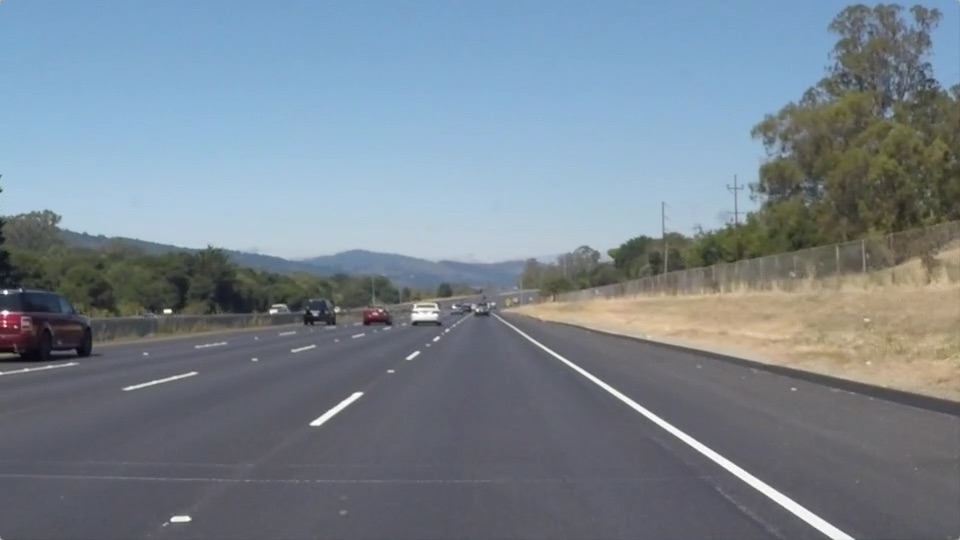
#> input picture test_images/solidWhiteRight.jpg, 960 x 540 px, found by its file name
$ jupyter execute --allow-errors P1.ipynb   (shell and % lines are left out)
#> lines starting #> are read from the running program, lines starting #| are printed output that depends on the picture; after the words box and inside, x2 and y2 are one past the last pixel; in counts of white or black regions, pixels touching at a corner belong together
# Self-Driving Car Engineer Nanodegree

## Project: **Finding Lane Lines on the Road**
***
In this project, you will use the tools you learned about in the lesson to identify lane lines on the road.  You can develop your pipeline on a series of individual images, and later apply the result to a video stream (really just a series of images). Check out the video clip "raw-lines-example.mp4" (also contained in this repository) to see what the output should look like after using the helper functions below.

Once you have a result that looks roughly like "raw-lines-example.mp4", you'll need to get creative and try to average and/or extrapolate the line segments you've detected to map out the full extent of the lane lines.  You can see an example of the result you're going for in the video "P1_example.mp4".  Ultimately, you would like to draw just one line for the left side of the lane, and one for the right.

In addition to implementing code, there is a brief writeup to complete. The writeup should be completed in a separate file, which can be either a markdown file or a pdf document. There is a [write up template](https://github.com/udacity/CarND-LaneLines-P1/blob/master/writeup_template.md) that can be used to guide the writing process. Completing both the code in the Ipython notebook and the writeup template will cover all of the [rubric points](https://review.udacity.com/#!/rubrics/322/view) for this project.

---
Let's have a look at our first image called 'test_images/solidWhiteRight.jpg'.  Run the 2 cells below (hit Shift-Enter or the "play" button above) to display the image.

**Note: If, at any point, you encounter frozen display windows or other confounding issues, you can always start again with a clean slate by going to the "Kernel" menu above and selecting "Restart & Clear Output".**

---

**The tools you have are color selection, region of interest selection, grayscaling, Gaussian smoothing, Canny Edge Detection and Hough Tranform line detection.  You  are also free to explore and try other techniques that were not presented in the lesson.  Your goal is piece together a pipeline to detect the line segments in the image, then average/extrapolate them and draw them onto the image for display (as below).  Once you have a working pipeline, try it out on the video stream below.**

---

<figure>

 <figcaption>
 <p></p>
 <p style="text-align: center;"> Your output should look something like this (above) after detecting line segments using the helper functions below </p>
 </figcaption>
</figure>
 <p></p>
<figure>

 <figcaption>
 <p></p>
 <p style="text-align: center;"> Your goal is to connect/average/extrapolate line segments to get output like this</p>
 </figcaption>
</figure>

**Run the cell below to import some packages.  If you get an `import error` for a package you've already installed, try changing your kernel (select the Kernel menu above --> Change Kernel).  Still have problems?  Try relaunching Jupyter Notebook from the terminal prompt.  Also, see [this forum post](https://carnd-forums.udacity.com/cq/viewquestion.action?spaceKey=CAR&id=29496372&questionTitle=finding-lanes---import-cv2-fails-even-though-python-in-the-terminal-window-has-no-problem-with-import-cv2) for more troubleshooting tips.**

## Import Packages

[cell 1]
#importing some useful packages
import matplotlib.pyplot as plt
import matplotlib.image as mpimg
import numpy as np
import cv2

## Read in an Image

[cell 2]
#reading in an image
image = mpimg.imread('C:/Users/fuzer/Documents/DocumentsTech/Courses/Udacity/SelfDrivingCar/CarND-LaneLines-P1-master/test_images/solidWhiteRight.jpg',0)
#> image is the input picture: shape (540, 960, 3); mean R, G, B 120.3, 132.6, 143.7

#printing out some stats and plotting
print('This image is:', type(image), 'with dimensions:', image.shape)
#| This image is: <class 'numpy.ndarray'> with dimensions: (540, 960, 3)
plt.imshow(image)  # if you wanted to show a single color channel image called 'gray', for example, call as plt.imshow(gray, cmap='gray')

## Ideas for Lane Detection Pipeline

**Some OpenCV functions (beyond those introduced in the lesson) that might be useful for this project are:**

`cv2.inRange()` for color selection
`cv2.fillPoly()` for regions selection
`cv2.line()` to draw lines on an image given endpoints
`cv2.addWeighted()` to coadd / overlay two images
`cv2.cvtColor()` to grayscale or change color
`cv2.imwrite()` to output images to file
`cv2.bitwise_and()` to apply a mask to an image

**Check out the OpenCV documentation to learn about these and discover even more awesome functionality!**

## Helper Functions

Below are some helper functions to help get you started. They should look familiar from the lesson!

[cell 3]
import math

def read_image(image_path):
    """Reads and returns image."""
#> called with image_path = 'test_images/solidWhiteCurve.jpg'
    return mpimg.imread(image_path)
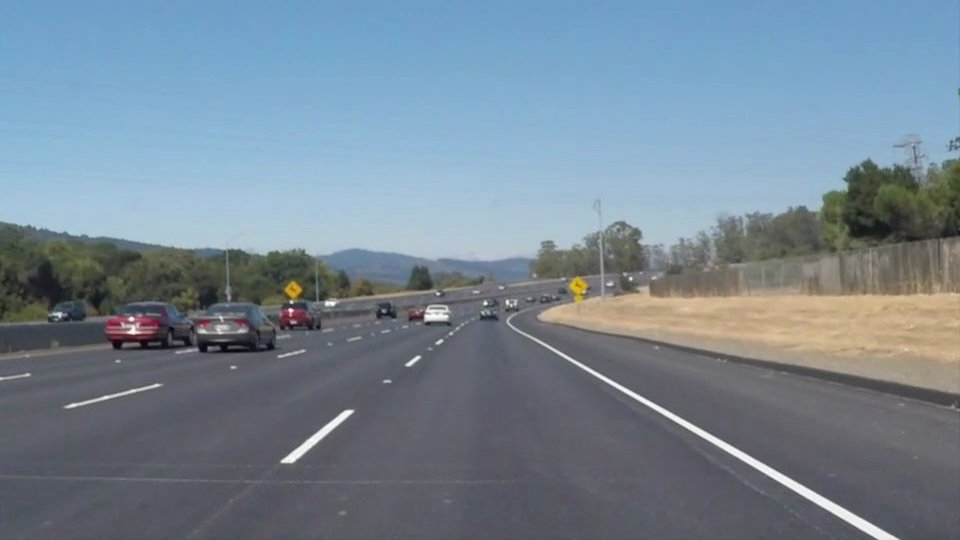
#> input picture test_images/solidWhiteCurve.jpg, 960 x 540 px
#> returned value is the input picture: shape (540, 960, 3); mean R, G, B 118.5, 134.5, 148.1

def read_image_and_print_dims(image_path):
    """Reads and returns image.
    Helper function to examine how an image is represented.
    """
    #reading in an image
    image = mpimg.imread(image_path)
    #printing out some stats and plotting
    print('This image is:', type(image), 'with dimensions:', image.shape)
    plt.imshow(image)  #call as plt.imshow(gray, cmap='gray') to show a grayscaled image
    return image

def grayscale(img):
    """Applies the Grayscale transform
    This will return an image with only one color channel
    but NOTE: to see the returned image as grayscale
    (assuming your grayscaled image is called 'gray')
    you should call plt.imshow(gray, cmap='gray')"""
    return cv2.cvtColor(img, cv2.COLOR_RGB2GRAY)
    # Or use BGR2GRAY if you read an image with cv2.imread()
    # return cv2.cvtColor(img, cv2.COLOR_BGR2GRAY)

def canny(img, low_threshold, high_threshold):
    """Applies the Canny transform"""
    return cv2.Canny(img, low_threshold, high_threshold)

def gaussian_blur(img, kernel_size):
    """Applies a Gaussian Noise kernel"""
    return cv2.GaussianBlur(img, (kernel_size, kernel_size), 0)

def region_of_interest(img, vertices):
    """
    Applies an image mask.

    Only keeps the region of the image defined by the polygon
    formed from `vertices`. The rest of the image is set to black.
    """
    #defining a blank mask to start with
    mask = np.zeros_like(img)

    #defining a 3 channel or 1 channel color to fill the mask with depending on the input image
    if len(img.shape) > 2:
        channel_count = img.shape[2]  # i.e. 3 or 4 depending on your image
        ignore_mask_color = (255,) * channel_count
    else:
        ignore_mask_color = 255

    #filling pixels inside the polygon defined by "vertices" with the fill color
    cv2.fillPoly(mask, vertices, ignore_mask_color)

    #returning the image only where mask pixels are nonzero
    masked_image = cv2.bitwise_and(img, mask)
    return masked_image


def intersection_x(coef1, intercept1, coef2, intercept2):
    """Returns x-coordinate of intersection of two lines."""
    x = (intercept2-intercept1)/(coef1-coef2)
    return x

def draw_linear_regression_line(coef, intercept, intersection_x, img, imshape=[540,960], color=[255, 0, 0], thickness=2):

    # Get starting and ending points of regression line, ints.
    print("Coef: ", coef, "Intercept: ", intercept,
          "intersection_x: ", intersection_x)
    point_one = (int(intersection_x), int(intersection_x * coef + intercept))
    if coef > 0:
        point_two = (imshape[1], int(imshape[1] * coef + intercept))
    elif coef < 0:
        point_two = (0, int(0 * coef + intercept))
    print("Point one: ", point_one, "Point two: ", point_two)

    # Draw line using cv2.line
    cv2.line(img, point_one, point_two, color, thickness)


def find_line_fit(slope_intercept):
    """slope_intercept is an array [[slope, intercept], [slope, intercept]...]."""

    # Initialise arrays
    kept_slopes = []
    kept_intercepts = []
    print("Slope & intercept: ", slope_intercept)
    if len(slope_intercept) == 1:
        return slope_intercept[0][0], slope_intercept[0][1]

    # Remove points with slope not within 1.5 standard deviations of the mean
    slopes = [pair[0] for pair in slope_intercept]
    mean_slope = np.mean(slopes)
    slope_std = np.std(slopes)
    for pair in slope_intercept:
        slope = pair[0]
        if slope - mean_slope < 1.5 * slope_std:
            kept_slopes.append(slope)
            kept_intercepts.append(pair[1])
    if not kept_slopes:
        kept_slopes = slopes
        kept_intercepts = [pair[1] for pair in slope_intercept]
    # Take estimate of slope, intercept to be the mean of remaining values
    slope = np.mean(kept_slopes)
    intercept = np.mean(kept_intercepts)
    print("Slope: ", slope, "Intercept: ", intercept)
    return slope, intercept


def draw_lines(img, lines, color=[255, 0, 0], thickness=2):
    """
    NOTE: this is the function you might want to use as a starting point once you want to
    average/extrapolate the line segments you detect to map out the full
    extent of the lane (going from the result shown in raw-lines-example.mp4
    to that shown in P1_example.mp4).

    Think about things like separating line segments by their
    slope ((y2-y1)/(x2-x1)) to decide which segments are part of the left
    line vs. the right line.  Then, you can average the position of each of
    the lines and extrapolate to the top and bottom of the lane.

    This function draws `lines` with `color` and `thickness`.
    Lines are drawn on the image inplace (mutates the image).
    If you want to make the lines semi-transparent, think about combining
    this function with the weighted_img() function below
    """
    # Image parameters (hard-coded. TODO: Make not hard-coded.)
    imshape = [img.shape[0], img.shape[1]]
    #print("image size : ", imshape)
    # Initialise arrays
    positive_slope_points = []
    negative_slope_points = []
    positive_slope_intercept = []
    negative_slope_intercept = []

    for line in lines:
        for x1,y1,x2,y2 in line:
            slope = (y1-y2)/(x1-x2)
            # print("Points: ", [x1, y1, x2, y2])
            length = math.sqrt((x1-x2)**2 + (y1-y2)**2)
            # print("Length: ", length)
            if not math.isnan(slope):
                if length > 50:
                    if slope > 0:
                        positive_slope_points.append([x1, y1])
                        positive_slope_points.append([x2, y2])
                        positive_slope_intercept.append([slope, y1-slope*x1])
                    elif slope < 0:
                        negative_slope_points.append([x1, y1])
                        negative_slope_points.append([x2, y2])
                        negative_slope_intercept.append([slope, y1-slope*x1])

    # If either array is empty, waive length requirement
    if not positive_slope_points:
        for line in lines:
            for x1,y1,x2,y2 in line:
                slope = (y1-y2)/(x1-x2)
                if slope > 0:
                    positive_slope_points.append([x1, y1])
                    positive_slope_points.append([x2, y2])
                    positive_slope_intercept.append([slope, y1-slope*x1])
    if not negative_slope_points:
        for line in lines:
            for x1,y1,x2,y2 in line:
                slope = (y1-y2)/(x1-x2)
                if slope < 0:
                    negative_slope_points.append([x1, y1])
                    negative_slope_points.append([x2, y2])
                    negative_slope_intercept.append([slope, y1-slope*x1])
    if not positive_slope_points:
        print("positive_slope_points still empty")
    if not negative_slope_points:
        print("negative_slope_points still empty")
    # Even though positive_slope_points is not used, I am keeping it for debugging purposes.
    positive_slope_points = np.array(positive_slope_points)
    negative_slope_points = np.array(negative_slope_points)


    # Get intercept and coefficient of fitted lines
    pos_coef, pos_intercept = find_line_fit(positive_slope_intercept)
    neg_coef, neg_intercept = find_line_fit(negative_slope_intercept)


    # Get intersection point
    intersection_x_coord = intersection_x(pos_coef, pos_intercept, neg_coef, neg_intercept)

    # Plot lines
    draw_linear_regression_line(pos_coef, pos_intercept, intersection_x_coord, img)
    draw_linear_regression_line(neg_coef, neg_intercept, intersection_x_coord, img)


#    for line in lines:
#        for x1,y1,x2,y2 in line:
#            cv2.line(img, (x1, y1), (x2, y2), color, thickness)

def hough_lines(img, rho, theta, threshold, min_line_len, max_line_gap):
    """
    `img` should be the output of a Canny transform.

    Returns an image with hough lines drawn.
    """
    lines = cv2.HoughLinesP(img, rho, theta, threshold, np.array([]), minLineLength=min_line_len, maxLineGap=max_line_gap)
    line_img = np.zeros((img.shape[0], img.shape[1], 3), dtype=np.uint8)
    print("Hough lines: ", lines)
    draw_lines(line_img, lines)
    return line_img

# Python 3 has support for cool math symbols.

def weighted_img(img, initial_img, α=0.8, β=1., λ=0.):
    """
    `img` is the output of the hough_lines(), An image with lines drawn on it.
    Should be a blank image (all black) with lines drawn on it.

    `initial_img` should be the image before any processing.

    The result image is computed as follows:

    initial_img * α + img * β + λ
    NOTE: initial_img and img must be the same shape!
    """
    return cv2.addWeighted(initial_img, α, img, β, λ)

## Test Images

Build your pipeline to work on the images in the directory "test_images"
**You should make sure your pipeline works well on these images before you try the videos.**

[cell 4]
import os
import msvcrt as m

def draw_lane_lines(image):
    imshape = image.shape
    #print(imshape)
    # Greyscale image
    greyscaled_image = grayscale(image)
    plt.subplot(2,2,1)
    plt.imshow(greyscaled_image, cmap="gray")
    # Gaussian Blur
    blurred_grey_image = gaussian_blur(greyscaled_image, 5)
    # Canny edge detection
    edges_image = canny(blurred_grey_image, 50, 150)
    # Mask edges image
    border = 0
    vertices = np.array([[(0,imshape[0]),(465, 320), (475, 320), (imshape[1],imshape[0])]], dtype=np.int32)
    edges_image_with_mask = region_of_interest(edges_image, vertices)
    ## Plot masked edges image
    bw_edges_image_with_mask = cv2.cvtColor(edges_image_with_mask, cv2.COLOR_GRAY2BGR)
    plt.subplot(2,2,2)
    plt.imshow(bw_edges_image_with_mask)
    # Hough lines
    rho = 2 # distance resolution in pixels of the Hough grid
    theta = np.pi/180 # angular resolution in radians of the Hough grid
    threshold = 45     # minimum number of votes (intersections in Hough grid cell)
    min_line_len = 40 #minimum number of pixels making up a line
    max_line_gap = 100    # maximum gap in pixels between connectable line segments
    lines_image = hough_lines(edges_image_with_mask, rho, theta, threshold, min_line_len, max_line_gap)
    #print(lines_image.shape)
    plt.subplot(2,2,3)
    plt.imshow(lines_image)
    # Combine lines image with original image
    final_image = weighted_img(lines_image, image)
    ## Plot final image
    plt.subplot(2,2,4)
    plt.imshow(final_image)
    return final_image

imageNames = os.listdir("test_images/")

# Read and save test images to array
test_images = [read_image('test_images/' + i) for i in imageNames]
#> call 3 of read_image, with image_path = 'test_images/solidYellowCurve.jpg'
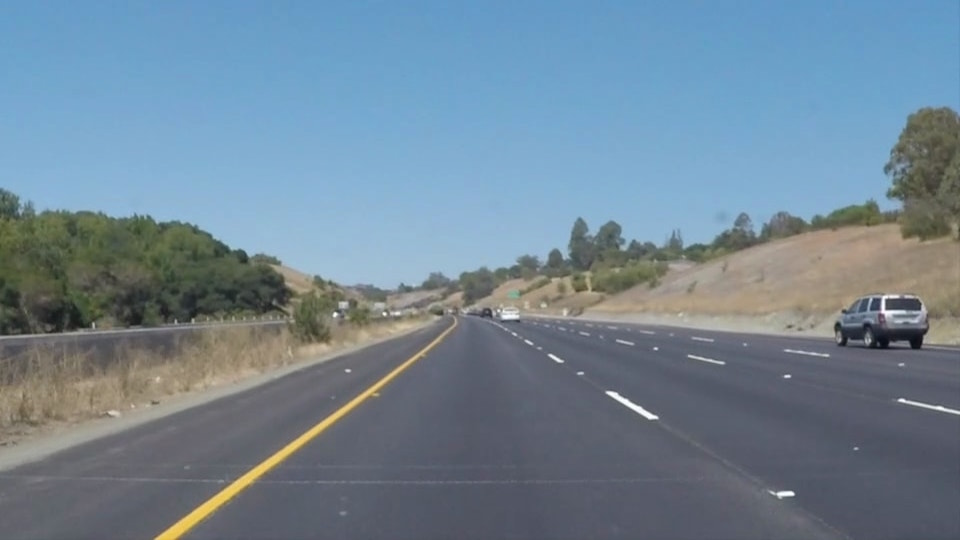
#> input picture test_images/solidYellowCurve.jpg, 960 x 540 px
#> in read_image, returned value is the input picture: shape (540, 960, 3); mean R, G, B 113, 133.4, 149
#> test_images = 3 items
for i in range(len(test_images)):
    final_image = draw_lane_lines(test_images[i])
    current_image_name = imageNames[i]
    print(current_image_name)
    mpimg.imsave("test_images_output/" + current_image_name, final_image )
#> this loop made 3 passes
#> (printed output is left out)
#> pass 1, in draw_lane_lines, `greyscaled_image = grayscale(image)`:
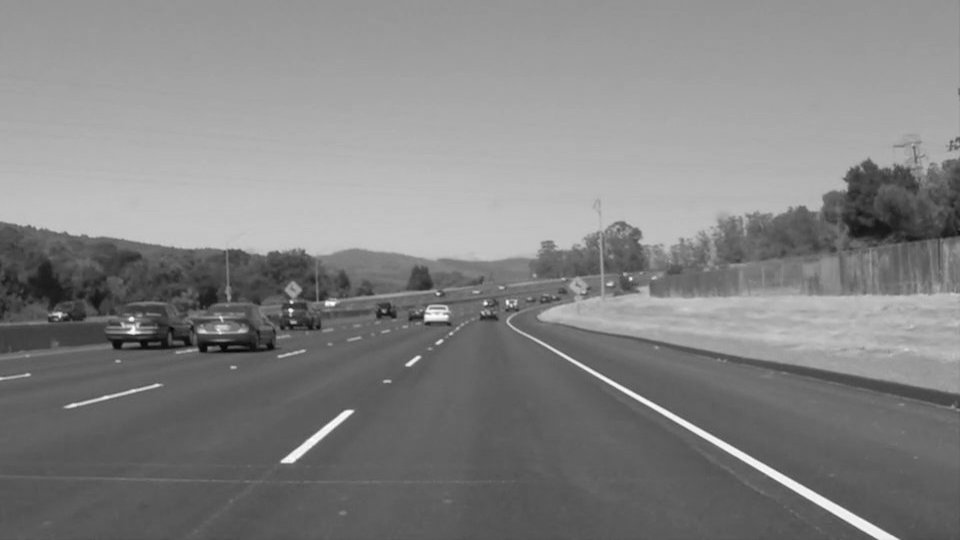
#> greyscaled_image: shape (540, 960); min 5, max 255, mean 131.2
#> pass 1, in draw_lane_lines, `edges_image = canny(blurred_grey_image, 50, 150)`:
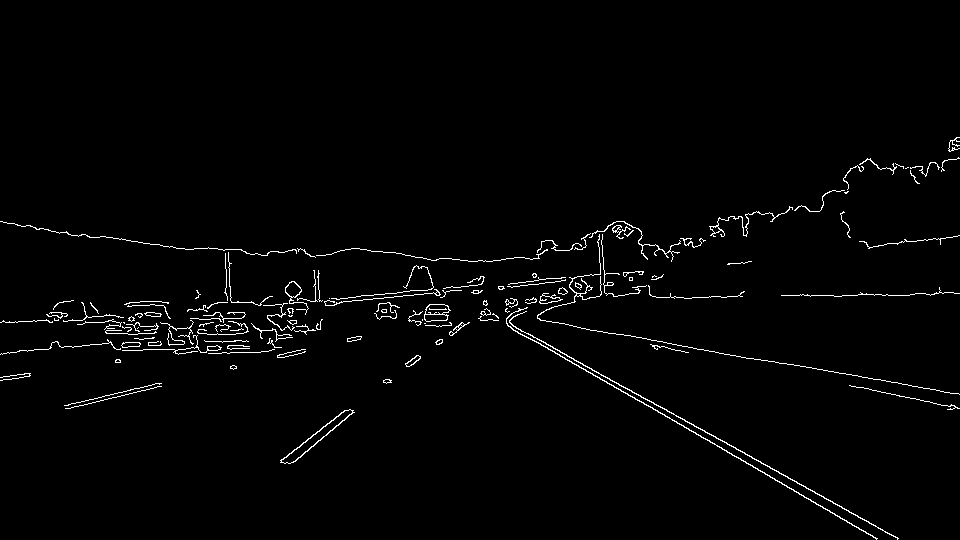
#> edges_image: shape (540, 960); 1.7% white in thin lines or dots, all inside (x1, y1, x2, y2) = (0, 137, 960, 540)
#> pass 1, in region_of_interest, `masked_image = cv2.bitwise_and(img, mask)`:
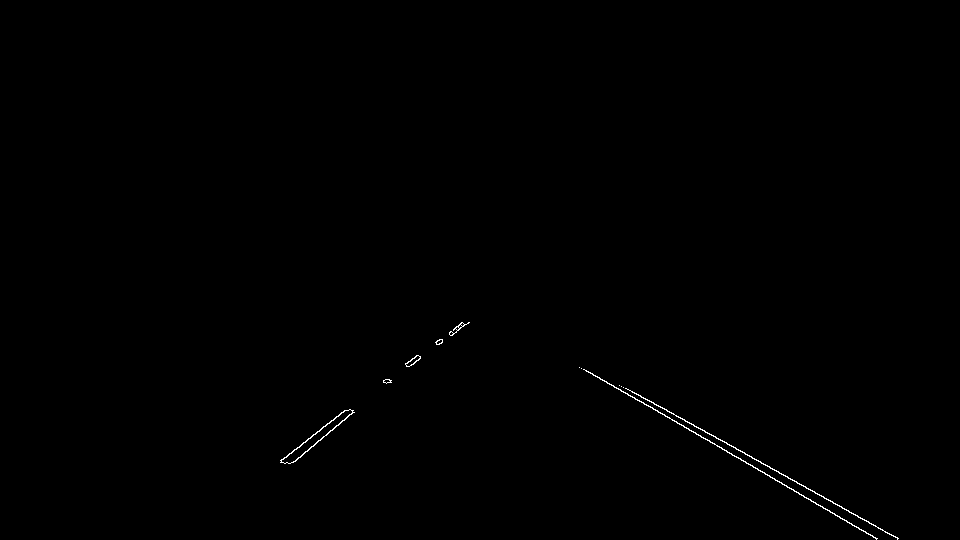
#> masked_image: shape (540, 960); 0.25% white in thin lines or dots, all inside (x1, y1, x2, y2) = (280, 322, 899, 540)
#print(i)
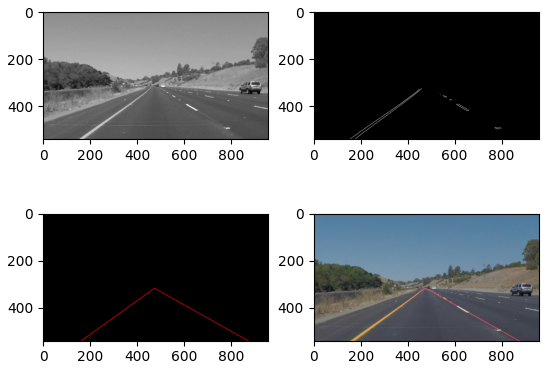
#> figure drawn by matplotlib, 4 panels
